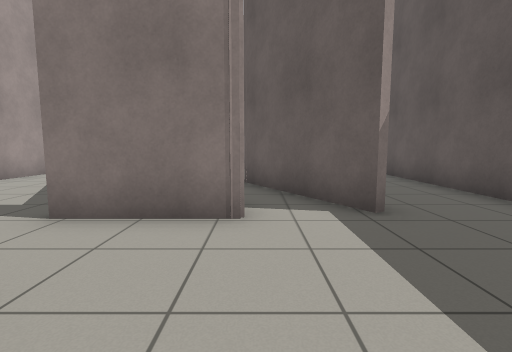
view 1 (above)

24 first-person views from a walk through a Gazebo world. The camera is 0.94 m above the floor, tilts 6° down and sees 85° across. The floor is counted in squares, 1 m on a side. Each view is taken from the middle of a square. On the plan, view 1 faces up. The plan holds only what a view shows up to about 11 squares ahead; the rest is blank.

view 2
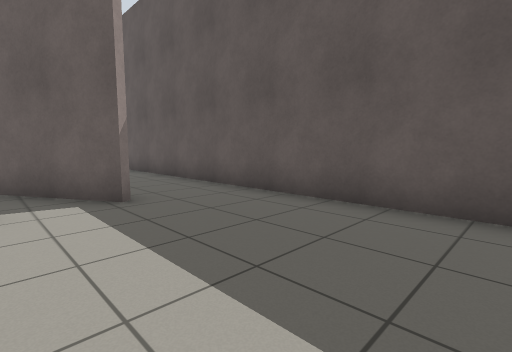

view 3
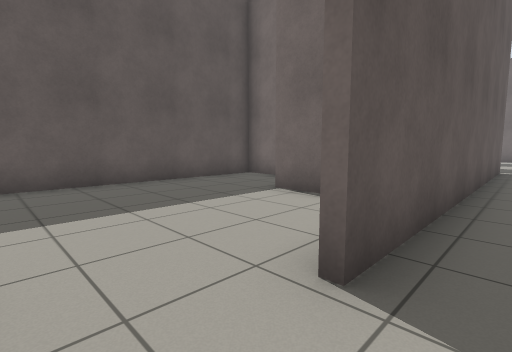

view 4
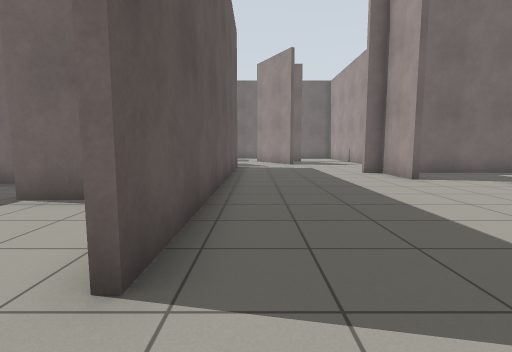

view 5
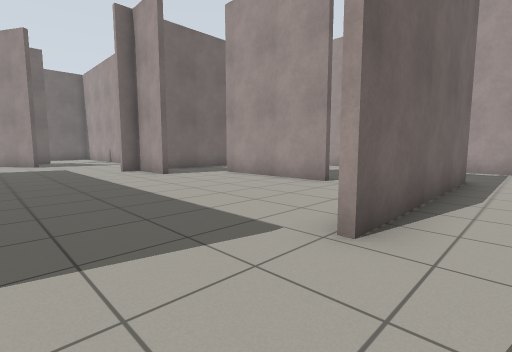

view 6
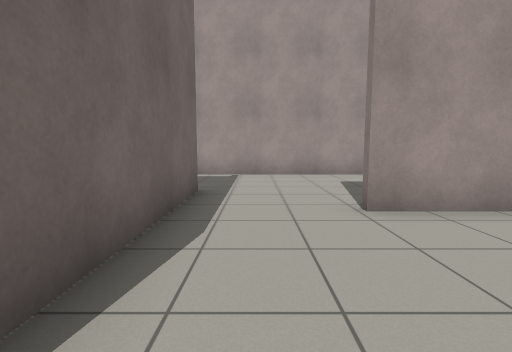

view 7
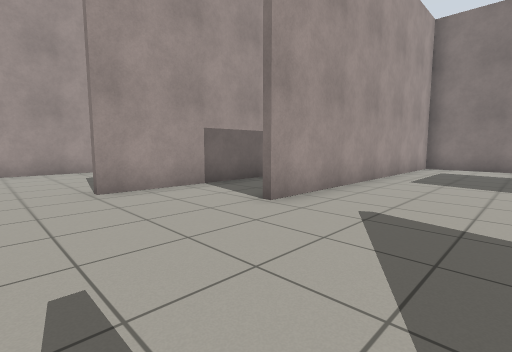

view 8
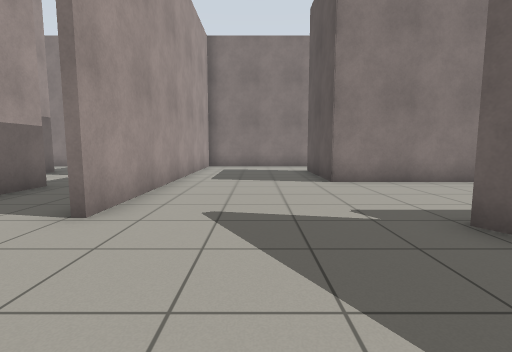

view 9
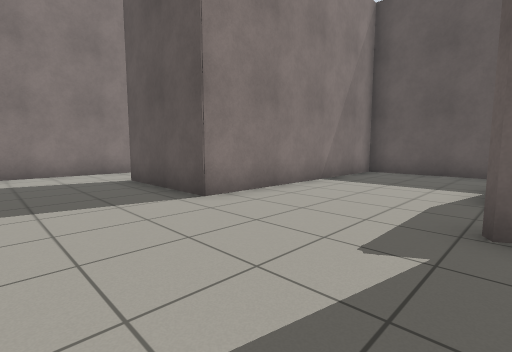

view 10
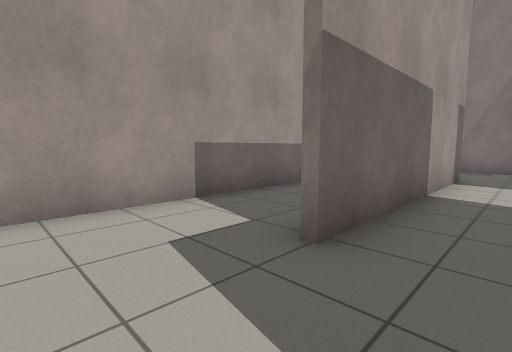

view 11
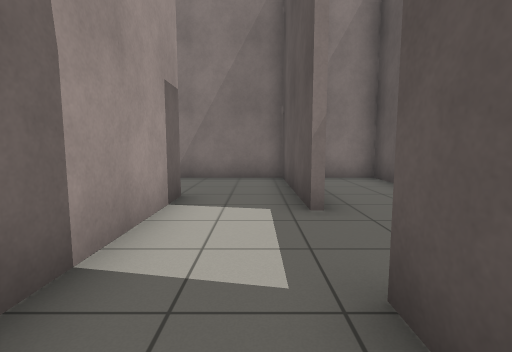

view 12
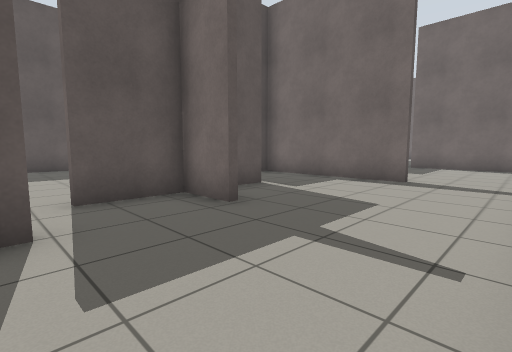

view 13
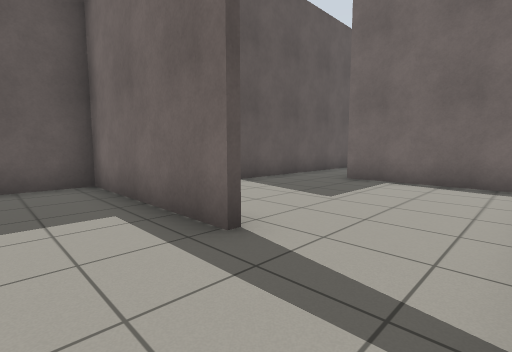

view 14
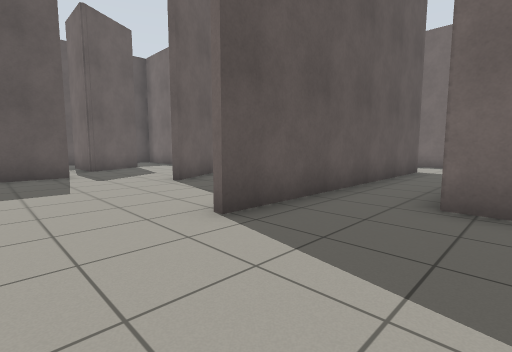

view 15
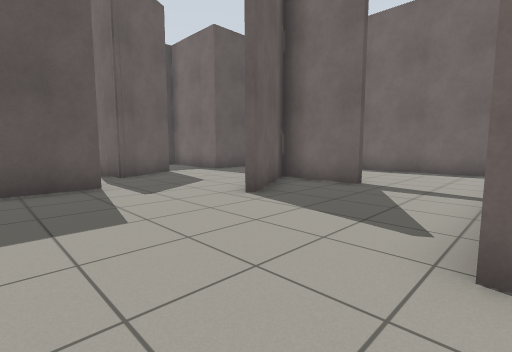

view 16
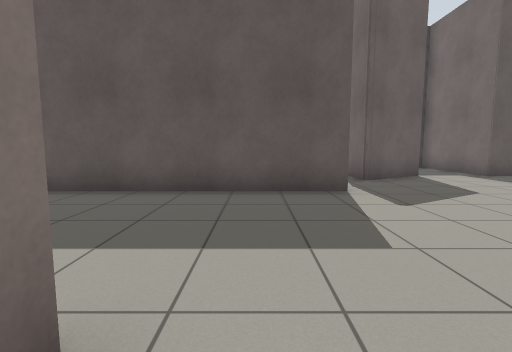

view 17
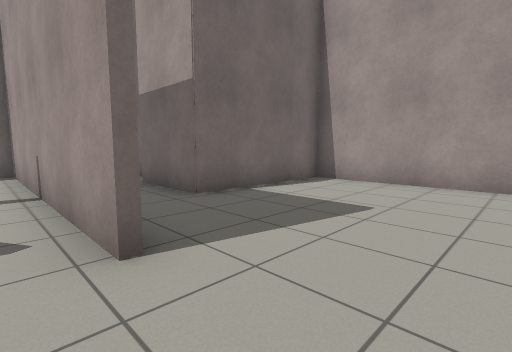

view 18
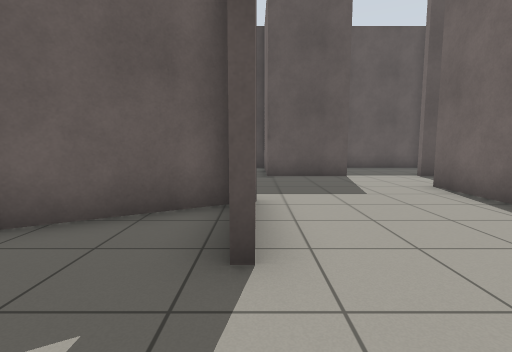

view 19
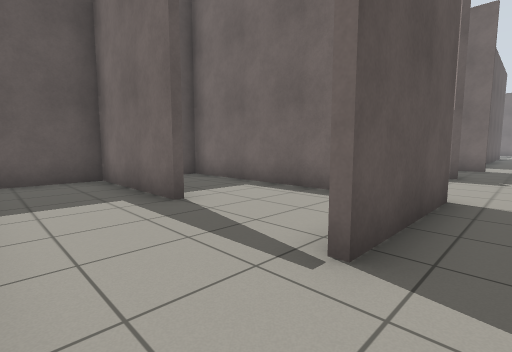

view 20
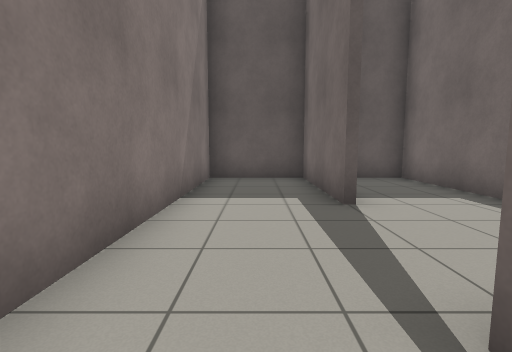

view 21
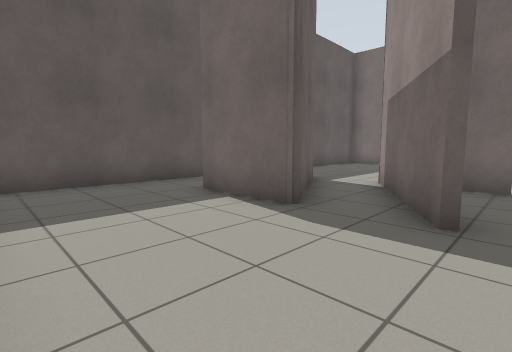

view 22
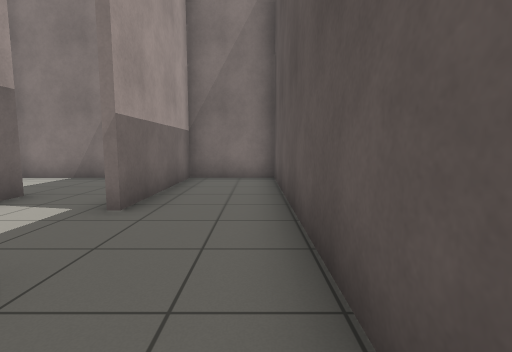

view 23
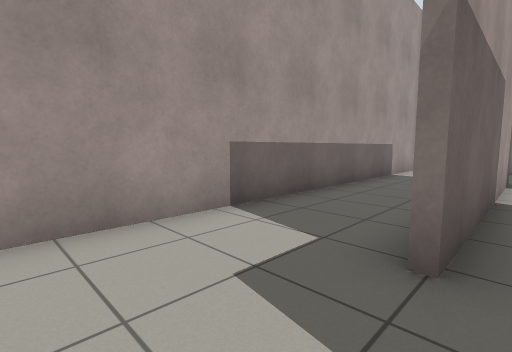

view 24
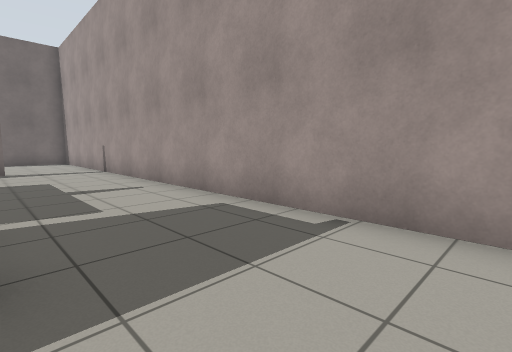

### Floor plan
Points are (right, up) in squares from view 1. A wall is a line through its corners. A room is listed if a view was taken in it or the views show most of it. See-through windows are left out.
Room 1 (views 1, 2)
walls: (0, -1.8) (1.2, -1.8); (-0.1, 3.6) (-2.8, 3.6); (1.8, 3.8) (-0.3, 7.4); (3, -4) (4.4, -4) (4.4, 2.5)
ways out: opening at (-2, 2.5) to room 2; opening at (3, 2.3) to room 2
Room 2 (views 3, 4, 5, 6, 7, 8, 9, 10, 11, 12, 13, 14, 15, 16, 17, 18, 19, 20, 21, 22, 23, 24)
walls: (-9.7, 0) (-9.7, -4.4); (-2.8, 3.8) (-1.9, 3.8); (-11.4, -1.8) (-9.9, -1.8) (-9.9, 0); (-12, 2.8) (-5.6, 2.8); (-7.5, -4.9) (-7.5, -6.9) (-6.8, -6.9); (-9.9, -4.4) (-9.9, -3.4); (-2.2, 6.8) (-2.5, 7.3); (-2.3, 7.4) (-0.1, 3.6); (-6.8, -7.1) (-7.2, -7.1); (-7.4, 9.5) (-7.4, 17.4) (-10, 17.4) (-10, 13); (-0.3, 7.4) (2.2, 7.4); (-10.2, 9.7) (-10.2, 10.6); (-12.6, -6.9) (-7.7, -6.9) (-7.7, -5.2); (-10, 10.6) (-10, 5.5); (-8.8, -10.2) (-8.8, -19.2) (-1.4, -19.2); (4.4, 2.5) (4.4, 13); (-2.2, -10) (-2.2, 1.4); (-0.9, 11.6) (4.5, 11.6); (-10.2, 13) (-10.2, 17.4) (-15.1, 17.4); (-12.4, 14.4) (-12.4, 7.2); (0.4, 14.6) (4.4, 14.6) (4.4, 17.4) (-6.4, 17.4); (-7.2, 16.5) (-7.2, 7.5); (4.5, 11.4) (-3, 11.4) (-3, 15); (-5.9, -14.8) (-3.3, -14.8); (1, -13.3) (-0.4, -11); (-9, -15.4) (-9, -10.2); (-3.2, -15.1) (-5, -12); (-15.4, 17.2) (-15.4, -12.8) (-11.1, -12.8) (-11.1, -15.4); (0.8, -18) (0.8, -15.4)
ways out: opening at (-2, 2.5) to room 1; opening at (3, 2.3) to room 1; opening at (-10, -15); opening at (-1.5, -10.5); opening at (-0.7, -18); opening at (1, -14)

Positions as (right, up) in squares from view 1, and headings:
1: (0, 0), facing up
2: (0, -1), facing up-right
3: (-3, 3), facing down-right
4: (-3, 3), facing down
5: (-3, 4), facing down-left
6: (-6, 4), facing left
7: (-4, 4), facing up-left
8: (-5, 4), facing up
9: (-6, 7), facing up-right
10: (-11, 5), facing up-left
11: (-11, 9), facing up
12: (-15, 1), facing down-right
13: (-15, -5), facing down-right
14: (-12, -8), facing down-right
15: (-9, -8), facing down-right
16: (-8, -8), facing right
17: (-8, -8), facing down-left
18: (-8, -15), facing right
19: (-4, 17), facing down-right
20: (-4, 16), facing right
21: (-3, 11), facing down-right
22: (-8, 9), facing up
23: (-12, 5), facing up-left
24: (-12, 5), facing down-left
